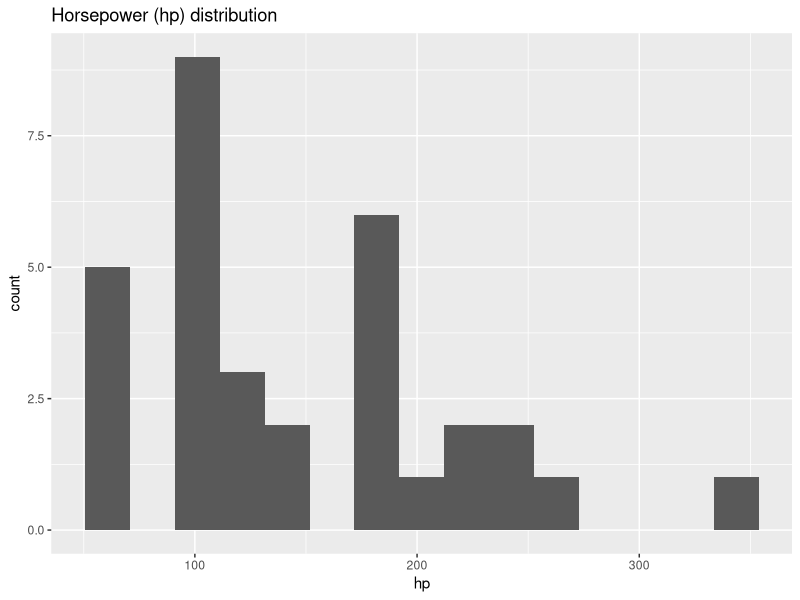
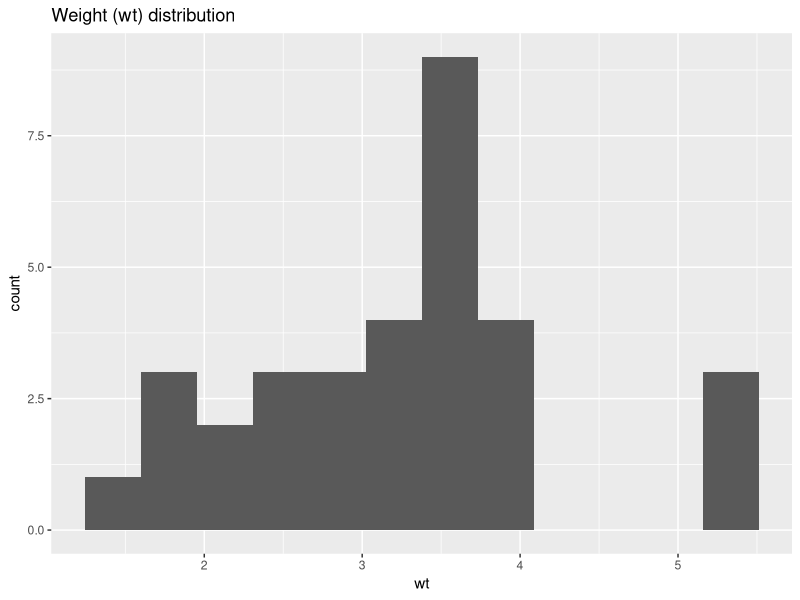
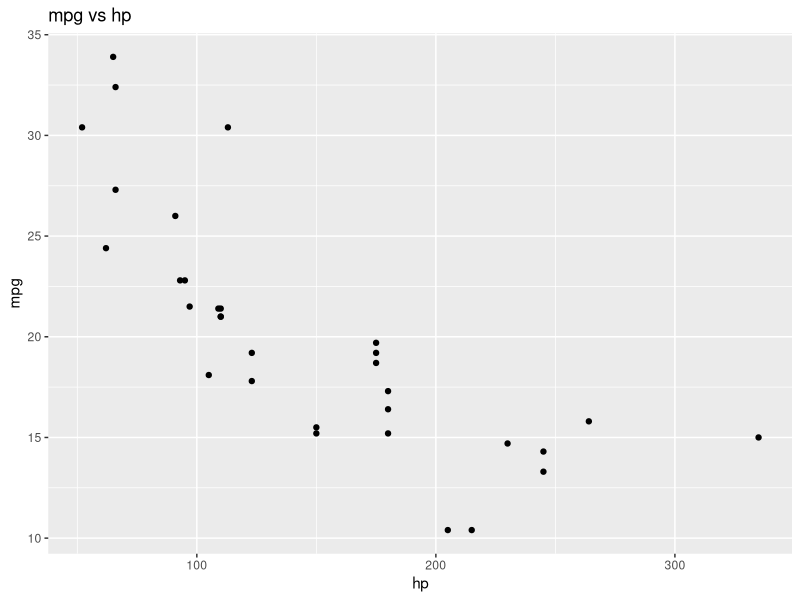
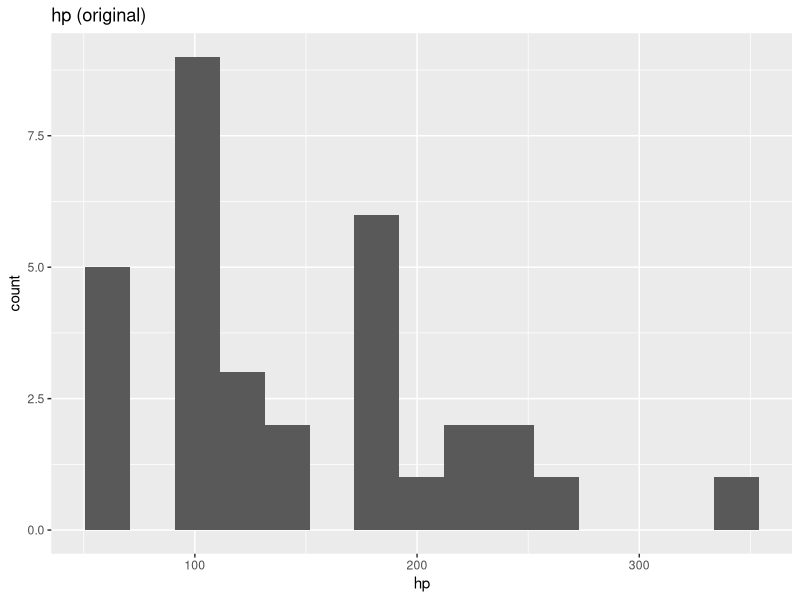
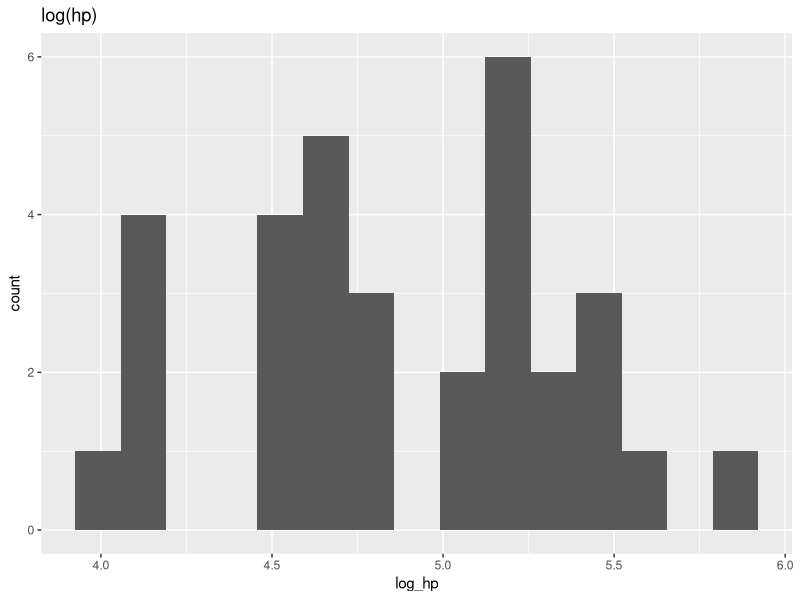
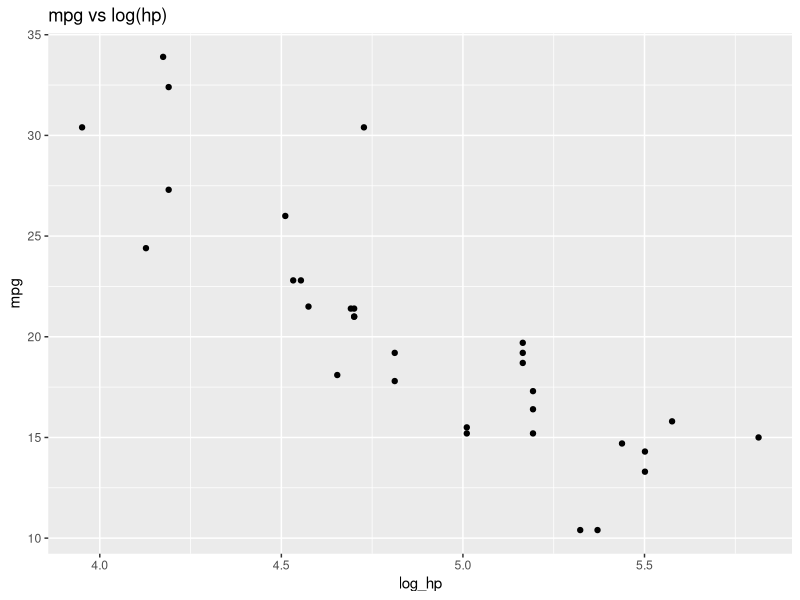
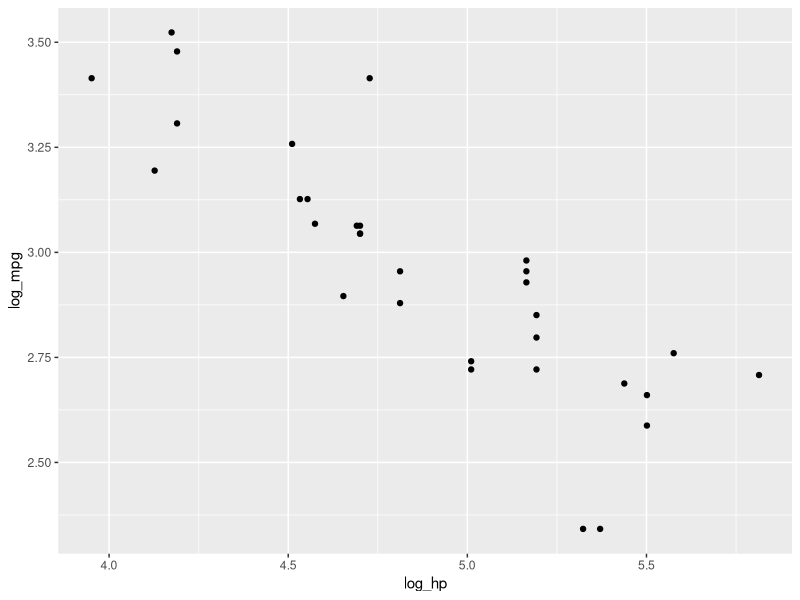
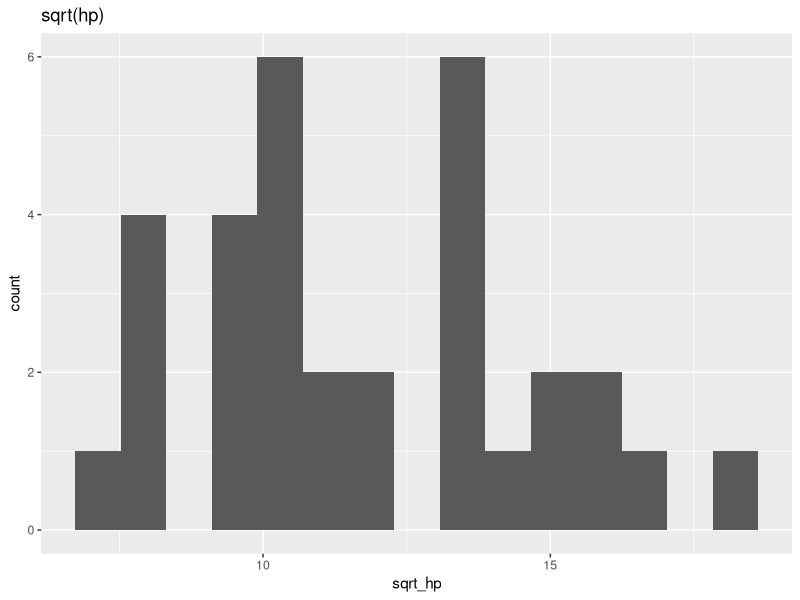

Here is the R script that generated these plots, in order: (Note: this script raises an error after producing the figures.)
# ---------------------------------------------------------------------------- #
# ------------------------------- Week 4 R Code ------------------------------ #
# ---------------------------------------------------------------------------- #

# Week 4 focus: Variable transformations (practical)
# - Why transform variables?
# - Common transformations: log, square-root, reciprocal
# - Centering / scaling (standardisation)
# - Box-Cox (optional extension)
#



# ------------------------------- Setup -------------------------------------- #
# Install packages once (if needed):
# install.packages(c("tidyverse", "MASS"))

library(tidyverse)
library(MASS)   # for boxcox()



# --------------------------- 0. Load example data --------------------------- #
# We'll use a built-in dataset: 'mtcars'.
# Variables:
#   mpg  = miles per gallon (continuous)
#   wt   = weight (1000 lbs)
#   hp   = gross horsepower
#   cyl  = number of cylinders (categorical-like)

df <- mtcars %>%
  as_tibble(rownames = "car")

str(df)
summary(df)



# --------------------- 1. Quick visual check: skewness ---------------------- #
# Many transformations are motivated by skewed distributions.

# Histogram of horsepower (often right-skewed)
ggplot(df, aes(x = hp)) +
  geom_histogram(bins = 15) +
  labs(title = "Horsepower (hp) distribution")

# Histogram of weight
ggplot(df, aes(x = wt)) +
  geom_histogram(bins = 12) +
  labs(title = "Weight (wt) distribution")

# Scatterplot: mpg vs hp (possible non-linear relationship)
p <- ggplot(df, aes(x = hp, y = mpg)) +
  geom_point() +
  labs(title = "mpg vs hp")
print(p)
ggsave("hp_original_mpg_scatter.png", plot = p, width = 6, height = 4, dpi = 300)

# --------------------- 2. Log transformation (common) ----------------------- #
# Log transforms are often used for positive variables with right skew.
# NOTE: log() requires strictly positive values.

# Create log-transformed versions of hp and wt
# (using natural log; log10() would be base-10)
df_log_hp_wt <- df %>%
  mutate(
    log_hp = log(hp),
    log_wt = log(wt)
  )

summary(df_log_hp_wt$hp)
summary(df_log_hp_wt$log_hp)

# Compare histograms before/after log
p0 <- ggplot(df_log_hp_wt, aes(x = hp)) +
  geom_histogram(bins = 15) +
  labs(title = "hp (original)")
print(p0)
ggsave("hp_original_hist.png", plot = p0, width = 6, height = 4, dpi = 300)

p01 <- ggplot(df_log_hp_wt, aes(x = log_hp)) +
  geom_histogram(bins = 15) +
  labs(title = "log(hp)")
print(p01)
ggsave("hp_log_hist.png", plot = p01, width = 6, height = 4, dpi = 300)

# Scatterplot with log transform on x-axis
p02 <- ggplot(df_log_hp_wt, aes(x = log_hp, y = mpg)) +
  geom_point() +
  labs(title = "mpg vs log(hp)")
print(p02)
ggsave("hp_log_mpg_scatter.png", plot = p02, width = 6, height = 4, dpi = 300)


# --- Mini-exercise ----------------------------------------------- #
# (A) Create a new variable log_mpg = log(mpg).
# (B) Plot log_mpg vs log_hp.
# (C) Compare this to mpg vs hp.


df_log_mpg_hp <- df_log_hp_wt %>% mutate(log_mpg = log(mpg))
p03 <- ggplot(df_log_mpg_hp, aes(x = log_hp, y = log_mpg)) + geom_point()
print(p03)
ggsave("hp_log_mpg_log_scatter.png", plot = p03, width = 6, height = 4, dpi = 300)


# --------------------- 3. Square-root transformation ------------------------ #
# sqrt() is useful for positive, right-skewed variables (often counts).
# It's milder than log.

# We'll demonstrate on hp (just as an example)
df_sq_hp <- df %>%
  mutate(sqrt_hp = sqrt(hp))

# Compare histograms
p04 <- ggplot(df_sq_hp, aes(x = sqrt_hp)) +
  geom_histogram(bins = 15) +
  labs(title = "sqrt(hp)")
print(p04)
ggsave("hp_sq_hist.png", plot = p04, width = 6, height = 4, dpi = 300)



# --------------------- 4. Reciprocal transformation ------------------------- #
# reciprocal (1/x) can compress large values strongly.
# Useful sometimes, but interpretability can be harder.

# Create reciprocal weight (for demonstration)
df_rec_wt <- df %>%
  mutate(inv_wt = 1 / wt)

summary(df_rec_wt$wt)
summary(df_rec_wt$inv_wt)

# Visualise relationship with inverse
p05 <- ggplot(df_rec_wt, aes(x = inv_wt, y = mpg)) +
  geom_point() +
  labs(title = "mpg vs 1/wt")
print(p05)
ggsave("mpg_rec_wt.png", plot = p05, width = 6, height = 4, dpi = 300)

# --- Mini-exercise ----------------------------------------------- #
# (A) Create inv_hp = 1/hp.
# (B) Plot mpg vs inv_hp.
# (C) Which plot looks more linear: mpg vs hp, mpg vs log(hp), or mpg vs 1/hp?

# --- Mini-exercise ----------------------------------------------- #
library(ggplot2)

# (A) Create inv_hp = 1/hp
df$inv_hp <- 1 / df$hp

# (B) Plot mpg vs inv_hp
p06 <- ggplot(df, aes(x = inv_hp, y = mpg)) +
  geom_point() +
  geom_smooth(method = "lm", se = FALSE) +
  labs(x = "1 / hp", y = "mpg",
       title = "mpg vs 1/hp")
print(p06)
ggsave("mpg_rec_hp.png", plot = p06, width = 6, height = 4, dpi = 300)

# (C) Compare linearity: mpg vs hp, mpg vs log(hp), mpg vs 1/hp
df$log_hp <- log(df$hp)

p1 <- ggplot(df, aes(x = hp, y = mpg)) +
  geom_point() + geom_smooth(method = "lm", se = FALSE) +
  labs(x = "hp", y = "mpg", title = "mpg vs hp")

p2 <- ggplot(df, aes(x = log_hp, y = mpg)) +
  geom_point() + geom_smooth(method = "lm", se = FALSE) +
  labs(x = "log(hp)", y = "mpg", title = "mpg vs log(hp)")

p3 <- ggplot(df, aes(x = inv_hp, y = mpg)) +
  geom_point() + geom_smooth(method = "lm", se = FALSE) +
  labs(x = "1/hp", y = "mpg", title = "mpg vs 1/hp")

#print(p1); print(p2); print(p3)

#install.packages("patchwork")   # if needed
library(patchwork)              # must be attached
p1 + p2 + p3 + plot_layout(ncol = 3)  # 1 row, 3 columns


# Optional: quick numeric check via R^2 (bigger is "more linear" under lm)
summary(lm(mpg ~ hp, data = df))$r.squared
summary(lm(mpg ~ log_hp, data = df))$r.squared
summary(lm(mpg ~ inv_hp, data = df))$r.squared


# --------------------- 5. Centering and scaling ----------------------------- #
# Centering: subtract the mean
# Scaling/standardisation: (x - mean(x)) / sd(x)
# These help with:
#   - comparing variables on different scales
#   - interpretation (e.g., “per 1 SD increase”)
#   - numerical stability for some models

# Center and scale hp (manual)
hp_centered <- df$hp - mean(df$hp)
hp_scaled   <- (df$hp - mean(df$hp)) / sd(df$hp)

mean(hp_centered)   # should be ~0
sd(hp_scaled)       # should be 1

# Use scale() (returns a matrix by default)
df <- df %>%
  mutate(
    hp_z = as.numeric(scale(hp)),
    wt_z = as.numeric(scale(wt))
  )
?scale()
#scale() is a quick way to center and/or standardize a numeric vector (or each column of a matrix/data frame).

summary(df$hp_z)
summary(df$wt_z)

# Quick check: z-scored variables have mean ~0 and sd ~1
mean(df$hp_z)
#is essentially 0; 
#It’s a tiny nonzero number because of floating-point rounding (computers can’t represent many decimals perfectly).
sd(df$hp_z)


# --- Mini-exercise ----------------------------------------------- #
# (A) Add mpg_z = scale(mpg).
# (B) Make a scatterplot of mpg_z vs hp_z.

df <- df %>%
  mutate(
    mpg_z = as.numeric(scale(mpg))
  )

ggplot(df, aes(x = hp_z, y = mpg_z)) +
  geom_point() +
  geom_smooth(method = "lm", se = FALSE) +
  labs(
    x = "hp (z-score)",
    y = "mpg (z-score)",
    title = "mpg_z vs hp_z"
  )



# ---------------- 6. Transformations in a simple model (preview) ------------ #
# Week 4 is *not* about regression yet, but it's helpful to see
# why a transformation might make a relationship “more linear”.
#
# We'll fit a simple model purely for demonstration:

m1 <- lm(mpg ~ hp, data = df)
m2 <- lm(mpg ~ log_hp, data = df)
m3 <- lm(log(mpg) ~ log_hp, data = df)

summary(m1)
summary(m2)
summary(m3)

# Compare residual plots quickly
par(mfrow = c(1, 3))
plot(m1, which = 1, main = "mpg ~ hp")
plot(m2, which = 1, main = "mpg ~ log_hp")
plot(m3, which = 1, main = "log_mpg ~ log_hp")
par(mfrow = c(1, 1))

# Note:
# - We are NOT interpreting coefficients deeply yet.
# - This is just to see how transformations can change fit/linearity patterns.



# --------------------- 7. Box-Cox transformation (extension) ---------------- #
# Box-Cox is a family of power transforms indexed by lambda (λ).
# It requires y > 0.
#
# We'll consider transforming mpg (positive).

# Fit a baseline model (for boxcox we typically supply a model)
base_mod <- lm(mpg ~ hp + wt, data = df, x = TRUE, y = TRUE)

#class(df)
#is.data.frame(df)
# Find lambda that maximises log-likelihood
bc <- MASS::boxcox(base_mod, plotit = TRUE)

# Extract the best lambda (approx)
best_lambda <- bc$x[which.max(bc$y)]
best_lambda

# Apply Box-Cox transform to mpg with best lambda
# If lambda ~= 0, Box-Cox is approximately log(y).
boxcox_transform <- function(y, lambda) {
  if (any(y <= 0)) stop("Box-Cox requires y > 0")
  if (abs(lambda) < 1e-8) {
    return(log(y))
  } else {
    return((y^lambda - 1) / lambda)
  }
}

df <- df %>%
  mutate(mpg_bc = boxcox_transform(mpg, best_lambda))

# Compare distributions
p_mpg_org <- ggplot(df, aes(x = mpg)) +
  geom_histogram(bins = 12) +
  labs(title = "mpg (original)")

p_mpg_bc <- ggplot(df, aes(x = mpg_bc)) +
  geom_histogram(bins = 12) +
  labs(title = "mpg (Box-Cox transformed)")

p_mpg_org + p_mpg_bc + plot_layout(ncol = 2)


# --- Mini-exercise ----------------------------------------------- #
# (A) Run boxcox() on a model with log(mpg) as the response.
# (B) Does the best lambda come out close to 0? What would that suggest?

# Model with log(mpg) as outcome
mod_logy <- lm(log(mpg) ~ hp + wt, data = df, x = TRUE, y = TRUE)

# Box-Cox on that model
bc_logy <- boxcox(mod_logy, plotit = TRUE)

# Best lambda (approx)
best_lambda_logy <- bc_logy$x[which.max(bc_logy$y)]
best_lambda_logy
#Since λ ≈ 0.71 is closer to 1 than to 0, 
#it suggests log(mpg) probably doesn’t need a further log-type transform (λ≈0 would hint at another log).

#Box–Cox is saying: “If you insist on transforming log(mpg), 
#a mild power transform might improve normality/variance a bit,” but it’s not screaming for a log.




# ----------------------------- Wrap-up -------------------------------------- #
# Key takeaways:
# 1) Transformations are used to address skewness, improve linearity,
#    and stabilise variance.
# 2) Log/sqrt/reciprocal are common, but always check domain constraints.
# 3) Centering/scaling changes units, not “shape”, and is useful for comparison.
# 4) Box-Cox helps you choose a power transform systematically (when y>0).
